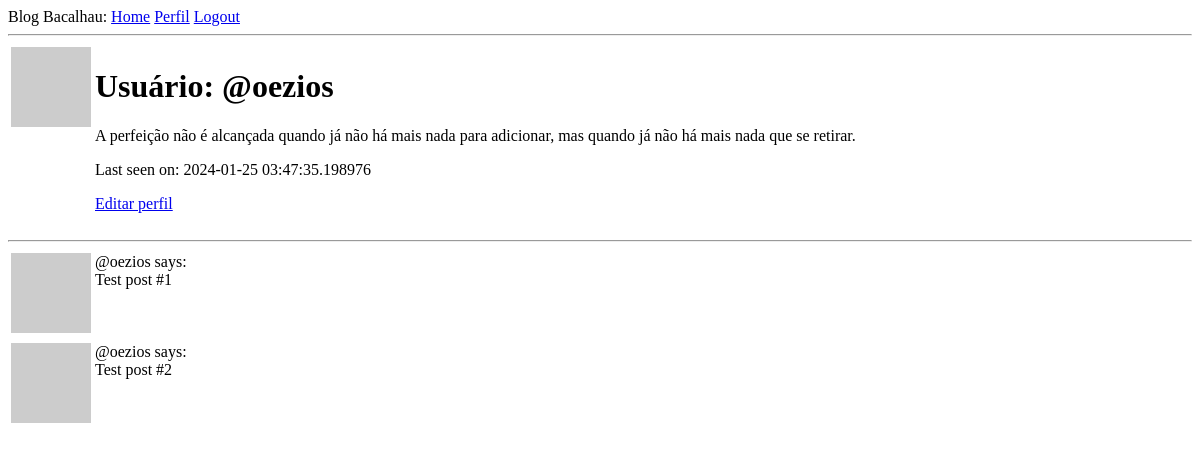
Before: /user/@oezios (signed in) with the older database file.
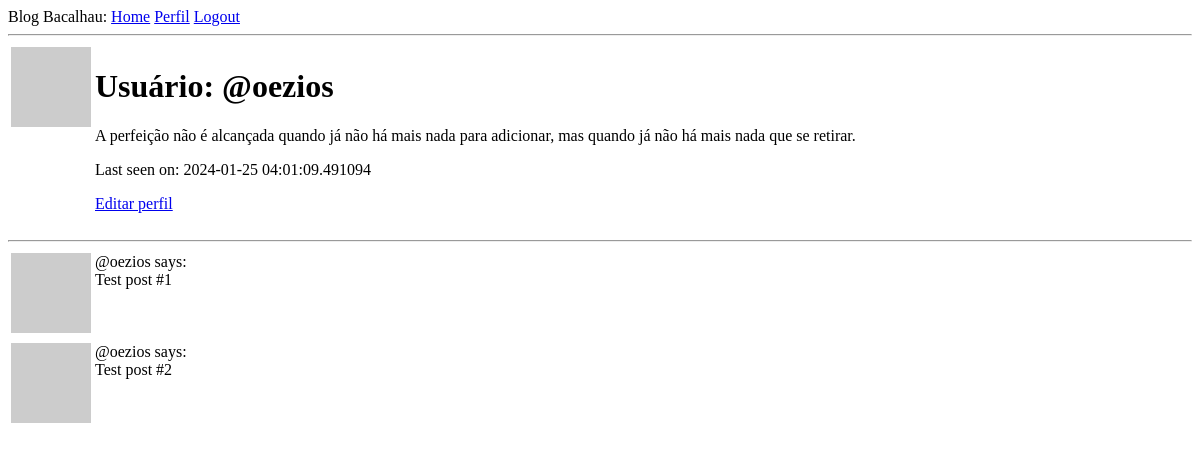
After: the same page with the newer database file.
### app/models.py (models this page shows, shortened)
class User(UserMixin, db.Model):
    id: so.Mapped[int] = so.mapped_column(primary_key=True)
    username: so.Mapped[str] = so.mapped_column(sa.String(64), index=True, unique=True)
    email: so.Mapped[str] = so.mapped_column(sa.String(120), index=True, unique=True)
    password_hash: so.Mapped[Optional[str]] = so.mapped_column(sa.String(256))
    about_me: so.Mapped[Optional[str]] = so.mapped_column(sa.String(140))
    last_seen: so.Mapped[Optional[datetime]] = so.mapped_column(
        default=lambda: datetime.now(timezone.utc))
    posts: so.WriteOnlyMapped['Post'] = so.relationship(
        back_populates='author')
    def avatar(self, size):
        digest = md5(self.email.lower().encode('utf-8')).hexdigest()
        return f'https://www.gravatar.com/avatar/{digest}?d=identicon&s={size}'

### app/routes.py (the view)
@app.route('/user/<username>')
@login_required
def user(username):
    user = db.first_or_404(sa.select(User).where(User.username == username))
    posts = [
        {'author': user, 'body': 'Test post #1'},
        {'author': user, 'body': 'Test post #2'}
    ]
    return render_template('user.html', user=user, posts=posts)

### app/models.py (called while the page is built)
@login.user_loader
def load_user(id):
    return db.session.get(User, int(id))

### app/routes.py (called while the page is built)
@app.before_request
def before_request():
    if current_user.is_authenticated:
        current_user.last_seen = datetime.now(timezone.utc)
        db.session.commit()

### app/templates/user.html
{% extends "base.html" %}
{% block content %}
    <table>
        <tr valign="top">
            <td><img src="{{ user.avatar(128) }}"></td>
            <td>
                <h1>Usuário: {{ user.username }}</h1>
                {% if user.about_me %}<p>{{ user.about_me }}</p>{% endif %}
                {% if user.last_seen %}<p>Last seen on: {{ user.last_seen }}</p>{% endif %}
                {% if user == current_user %}
                <p><a href="{{ url_for('edit_profile') }}">Editar perfil</a></p>
                {% endif %}
            </td>
        </tr>
    </table>
    <hr>
    {% for post in posts %}
        {% include '_post.html' %}
    {% endfor %}
{% endblock %}

### app/templates/base.html (shortened to what this page needs)
<!DOCTYPE html>
<html lang="pt-br">
    <head>
    </head>
    <body>
        <div>Blog Bacalhau:
            <a href="{{ url_for('index') }}">Home</a>
            {% if current_user.is_anonymous %}
            <a href="{{ url_for('login') }}">Login</a>
            {% else %}
            <a href="{{ url_for('user', username=current_user.username) }}">Perfil</a>
            <a href="{{ url_for('logout') }}">Logout</a>
            {% endif %}
        </div>
        <hr>
        {% block content %}{% endblock %}
    </body>
</html>

### app/templates/_post.html
<table>
    <tr valign="top">
        <td><img src="{{ post.author.avatar(36) }}"></td>
        <td>{{ post.author.username }} says:<br>{{ post.body }}</td>
    </tr>
</table>

Changed rows visible on the page:
changed User "@oezios": last_seen "2024-01-25 03:47:35.198976" → "2024-01-25 04:01:09.491094"
